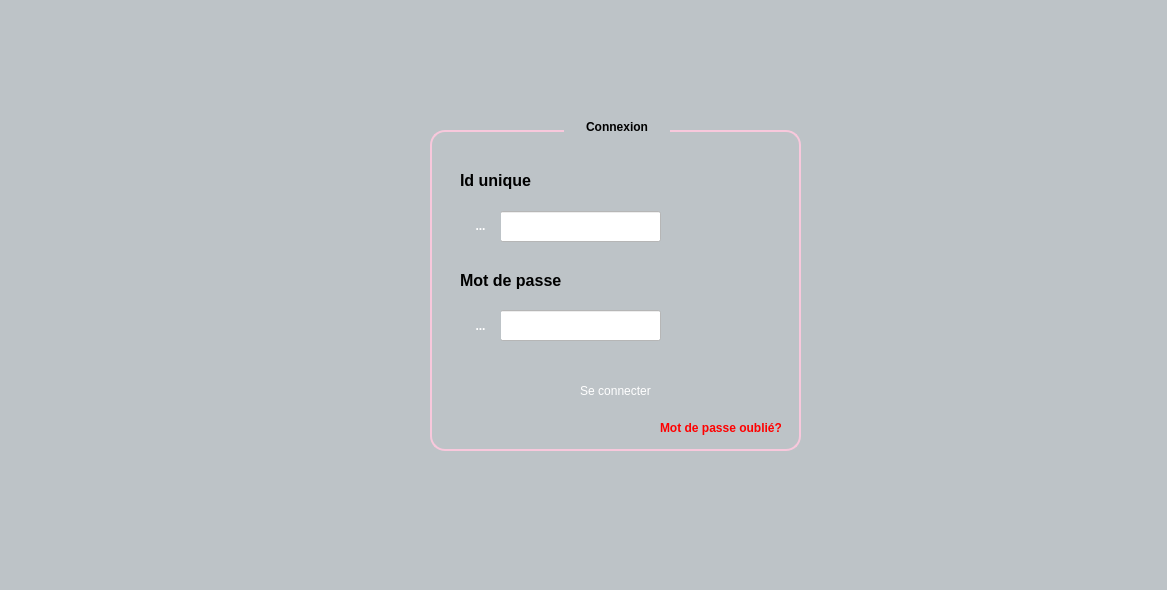
<?xml version="1.0" encoding="UTF-8"?>
<ui version="4.0">
 <class>Login</class>
 <widget class="QWidget" name="Login">
  <property name="geometry">
   <rect>
    <x>0</x>
    <y>0</y>
    <width>1167</width>
    <height>590</height>
   </rect>
  </property>
  <property name="windowTitle">
   <string>Form</string>
  </property>
  <widget class="QWidget" name="widget" native="true">
   <property name="geometry">
    <rect>
     <x>-20</x>
     <y>-10</y>
     <width>1191</width>
     <height>611</height>
    </rect>
   </property>
   <property name="styleSheet">
    <string notr="true">background-color: rgb(189, 195, 199);</string>
   </property>
   <widget class="QGroupBox" name="groupBox">
    <property name="geometry">
     <rect>
      <x>450</x>
      <y>120</y>
      <width>371</width>
      <height>341</height>
     </rect>
    </property>
    <property name="styleSheet">
     <string notr="true">QGroupBox {
    border: 2px solid #F8C8DC;
    border-radius: 15px;
    margin-top: 20px;
    background: qlineargradient(spread:pad,
                                x1:0, y1:0,
                                x2:1, y2:0,
                                stop:0 #F8C8DC,
                                stop:1 #BDC3C7);
    color: white;
    font-weight: bold;
    padding: 15px;
}

QGroupBox::title {
    subcontrol-origin: margin;
    subcontrol-position: top centre; 
    padding: 10px 20px; 
    border-radius: 15px; 
    background: qlineargradient(spread:pad,
                                x1:0, y1:0,
                                x2:1, y2:0,
                                stop:0 #F8C8DC,
                                stop:1 #BDC3C7);
    color: black; 
    font-size: 20px; 
    font-weight: bold;
}</string>
    </property>
    <property name="title">
     <string>Connexion</string>
    </property>
    <widget class="QLabel" name="label">
     <property name="geometry">
      <rect>
       <x>30</x>
       <y>60</y>
       <width>91</width>
       <height>21</height>
      </rect>
     </property>
     <property name="styleSheet">
      <string notr="true">background-color:transparent;</string>
     </property>
     <property name="text">
      <string>&lt;html&gt;&lt;head/&gt;&lt;body&gt;&lt;p&gt;&lt;span style=&quot; font-size:12pt; font-weight:700; color:#000000;&quot;&gt;Id unique&lt;/span&gt;&lt;/p&gt;&lt;/body&gt;&lt;/html&gt;</string>
     </property>
    </widget>
    <widget class="QLabel" name="label_2">
     <property name="geometry">
      <rect>
       <x>30</x>
       <y>160</y>
       <width>111</width>
       <height>21</height>
      </rect>
     </property>
     <property name="styleSheet">
      <string notr="true">background-color:transparent;</string>
     </property>
     <property name="text">
      <string>&lt;html&gt;&lt;head/&gt;&lt;body&gt;&lt;p&gt;&lt;span style=&quot; font-size:12pt; font-weight:700; color:#000000;&quot;&gt;Mot de passe&lt;/span&gt;&lt;/p&gt;&lt;/body&gt;&lt;/html&gt;</string>
     </property>
    </widget>
    <widget class="QLineEdit" name="id">
     <property name="geometry">
      <rect>
       <x>70</x>
       <y>101</y>
       <width>161</width>
       <height>31</height>
      </rect>
     </property>
     <property name="styleSheet">
      <string notr="true">background-color: rgb(255, 255, 255);
color:black;</string>
     </property>
    </widget>
    <widget class="QLineEdit" name="mdp">
     <property name="geometry">
      <rect>
       <x>70</x>
       <y>200</y>
       <width>161</width>
       <height>31</height>
      </rect>
     </property>
     <property name="styleSheet">
      <string notr="true">background-color: rgb(255, 255, 255);
color:black;</string>
     </property>
    </widget>
    <widget class="QLabel" name="label_3">
     <property name="geometry">
      <rect>
       <x>230</x>
       <y>310</y>
       <width>121</width>
       <height>16</height>
      </rect>
     </property>
     <property name="styleSheet">
      <string notr="true">background-color:transparent;</string>
     </property>
     <property name="text">
      <string>&lt;html&gt;&lt;head/&gt;&lt;body&gt;&lt;p&gt;&lt;span style=&quot; font-weight:700; color:#ff0000;&quot;&gt;Mot de passe oublié?&lt;/span&gt;&lt;/p&gt;&lt;/body&gt;&lt;/html&gt;</string>
     </property>
    </widget>
    <widget class="QPushButton" name="connect">
     <property name="geometry">
      <rect>
       <x>130</x>
       <y>260</y>
       <width>111</width>
       <height>41</height>
      </rect>
     </property>
     <property name="styleSheet">
      <string notr="true">QPushButton {
    border: none;
    border-radius: 20px;
    color: white;
    padding: 1px;
    background: qlineargradient(spread:pad,
                                x1:0, y1:0,
                                x2:1, y2:0,
                                stop:0 #9B59B6,
                                stop:1 #BDC3C7);
}

QPushButton:hover {
    background: qlineargradient(spread:pad,
                                x1:0, y1:0,
                                x2:1, y2:0,
                                stop:0 #BDC3C7,
                                stop:1 #F8C8DC);
}
</string>
     </property>
     <property name="text">
      <string>Se connecter</string>
     </property>
    </widget>
    <widget class="QToolButton" name="toolButton">
     <property name="geometry">
      <rect>
       <x>30</x>
       <y>100</y>
       <width>41</width>
       <height>31</height>
      </rect>
     </property>
     <property name="styleSheet">
      <string notr="true">QToolButton {
    border: none;
    border-radius: 20px;
    color: white;
    padding: 5px;
    background: qlineargradient(spread:pad,
                                x1:0, y1:0,
                                x2:1, y2:0,
                                stop:0 #F8C8DC,
                                stop:1 #BDC3C7);
    font-weight: bold;
}

QToolButton:hover {
    background: qlineargradient(spread:pad,
                                x1:0, y1:0,
                                x2:1, y2:0,
                                stop:0 #BDC3C7,
                                stop:1 #F8C8DC);
    color: black;
}</string>
     </property>
     <property name="text">
      <string>...</string>
     </property>
     <property name="icon">
      <iconset theme="QIcon::ThemeIcon::ContactNew"/>
     </property>
     <property name="iconSize">
      <size>
       <width>30</width>
       <height>30</height>
      </size>
     </property>
    </widget>
    <widget class="QToolButton" name="toolButton_2">
     <property name="geometry">
      <rect>
       <x>30</x>
       <y>200</y>
       <width>41</width>
       <height>31</height>
      </rect>
     </property>
     <property name="styleSheet">
      <string notr="true">QToolButton {
    border: none;
    border-radius: 20px;
    color: white;
    padding: 5px;
    background: qlineargradient(spread:pad,
                                x1:0, y1:0,
                                x2:1, y2:0,
                                stop:0 #F8C8DC,
                                stop:1 #BDC3C7);
    font-weight: bold;
}

QToolButton:hover {
    background: qlineargradient(spread:pad,
                                x1:0, y1:0,
                                x2:1, y2:0,
                                stop:0 #BDC3C7,
                                stop:1 #F8C8DC);
    color: black;
}</string>
     </property>
     <property name="text">
      <string>...</string>
     </property>
     <property name="icon">
      <iconset theme="QIcon::ThemeIcon::SystemLockScreen"/>
     </property>
     <property name="iconSize">
      <size>
       <width>30</width>
       <height>30</height>
      </size>
     </property>
    </widget>
   </widget>
   <widget class="QLabel" name="label_4">
    <property name="geometry">
     <rect>
      <x>140</x>
      <y>30</y>
      <width>111</width>
      <height>91</height>
     </rect>
    </property>
    <property name="text">
     <string/>
    </property>
    <property name="pixmap">
     <pixmap>:/new/prefix1/logo..jpeg</pixmap>
    </property>
    <property name="scaledContents">
     <bool>true</bool>
    </property>
   </widget>
  </widget>
 </widget>
 <resources/>
 <connections/>
</ui>
